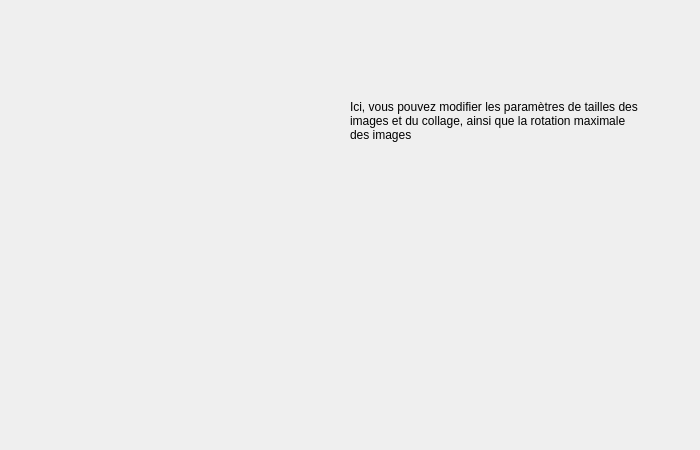
<?xml version="1.0" encoding="UTF-8"?>
<ui version="4.0">
 <class>SizesWizardPage</class>
 <widget class="QWizardPage" name="SizesWizardPage">
  <property name="geometry">
   <rect>
    <x>0</x>
    <y>0</y>
    <width>700</width>
    <height>450</height>
   </rect>
  </property>
  <property name="windowTitle">
   <string>WizardPage</string>
  </property>
  <widget class="Sizes" name="widgetSizes" native="true">
   <property name="geometry">
    <rect>
     <x>0</x>
     <y>0</y>
     <width>327</width>
     <height>345</height>
    </rect>
   </property>
  </widget>
  <widget class="RotationMax" name="widgetRotationMax" native="true">
   <property name="geometry">
    <rect>
     <x>340</x>
     <y>210</y>
     <width>325</width>
     <height>57</height>
    </rect>
   </property>
  </widget>
  <widget class="QLabel" name="label">
   <property name="geometry">
    <rect>
     <x>350</x>
     <y>50</y>
     <width>291</width>
     <height>141</height>
    </rect>
   </property>
   <property name="font">
    <font>
     <pointsize>9</pointsize>
    </font>
   </property>
   <property name="text">
    <string>Ici, vous pouvez modifier les paramètres de tailles des images et du collage, ainsi que la rotation maximale des images</string>
   </property>
   <property name="wordWrap">
    <bool>true</bool>
   </property>
  </widget>
 </widget>
 <customwidgets>
  <customwidget>
   <class>Sizes</class>
   <extends>QWidget</extends>
   <header location="global">sizes.h</header>
   <container>1</container>
  </customwidget>
  <customwidget>
   <class>RotationMax</class>
   <extends>QWidget</extends>
   <header location="global">rotationmax.h</header>
   <container>1</container>
  </customwidget>
 </customwidgets>
 <resources/>
 <connections/>
</ui>
